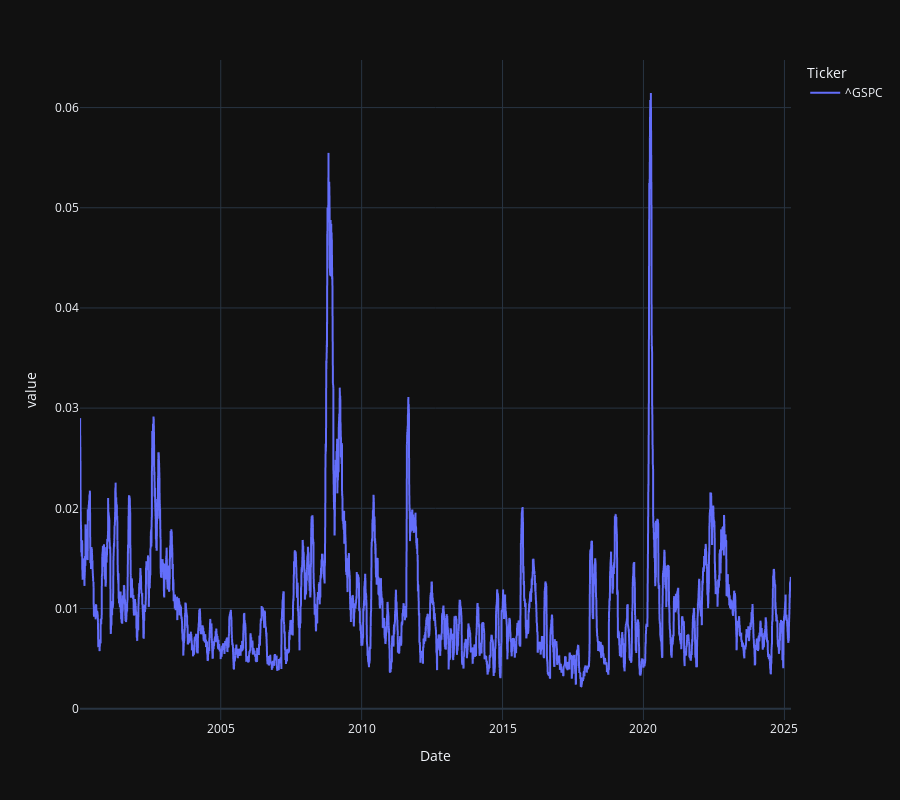

The notebook cell saved with this chart:
### Markdown cell above
### Grupowanie zmienności (Volatility Clustering)

### Code cell
data = yf.download(['^GSPC'], start='2000-01-01')['Close']
data_log = np.log(data/data.shift(1)).dropna()
fig = px.line(data_log.rolling("30D").std(), height = 800, template= 'plotly_dark')
fig.show()

### Figure 1 — Plotly figure (JSON) as saved in the notebook; plotly's stock layout.template omitted (floating-point values rounded to 4 significant figures; data arrays with more than 128 entries replaced by an {"elided": "..."} marker saying what was removed)
{"data": [{"hovertemplate": "Ticker=^GSPC<br>Date=%{x}<br>value=%{y}<extra></extra>", "legendgroup": "^GSPC", "line": {"color": "#636efa", "dash": "solid"}, "marker": {"symbol": "circle"}, "mode": "lines", "name": "^GSPC", "showlegend": true, "type": "scattergl", "x": {"elided": "6346 str values"}, "xaxis": "x", "y": {"elided": "6346 float values"}, "yaxis": "y"}], "layout": {"height": 800, "legend": {"title": {"text": "Ticker"}, "tracegroupgap": 0}, "margin": {"t": 60}, "xaxis": {"anchor": "y", "domain": [0, 1], "title": {"text": "Date"}}, "yaxis": {"anchor": "x", "domain": [0, 1], "title": {"text": "value"}}}}
